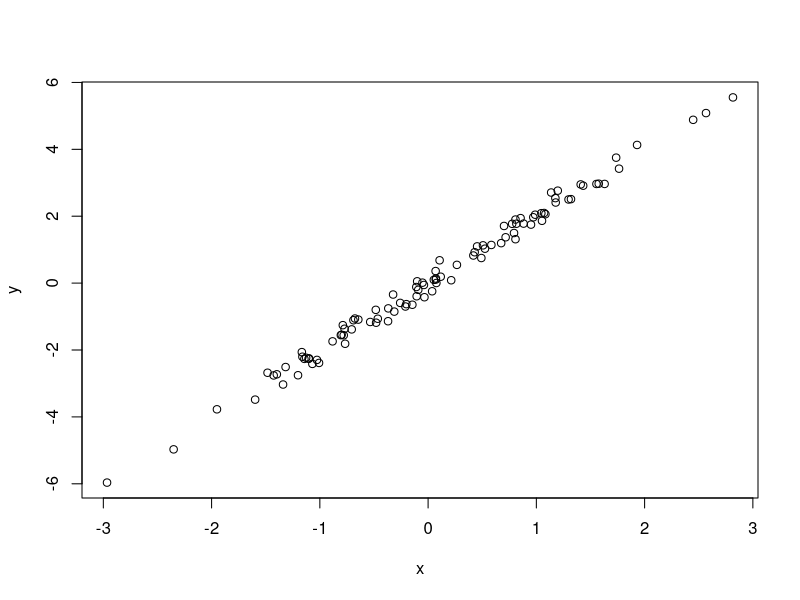

R code for this plot:
# simulate and plot data
# Jessica Martin
# LC22-0571@lclark.edu
# 2024-06-25

# Simulate predictor variable
x <- rnorm(n = 100)
# Simulate response variable with some noise
y <- 2 * x + rnorm(n = 100, sd = 0.2)
# Plot the data
plot(x = x, y = y)
